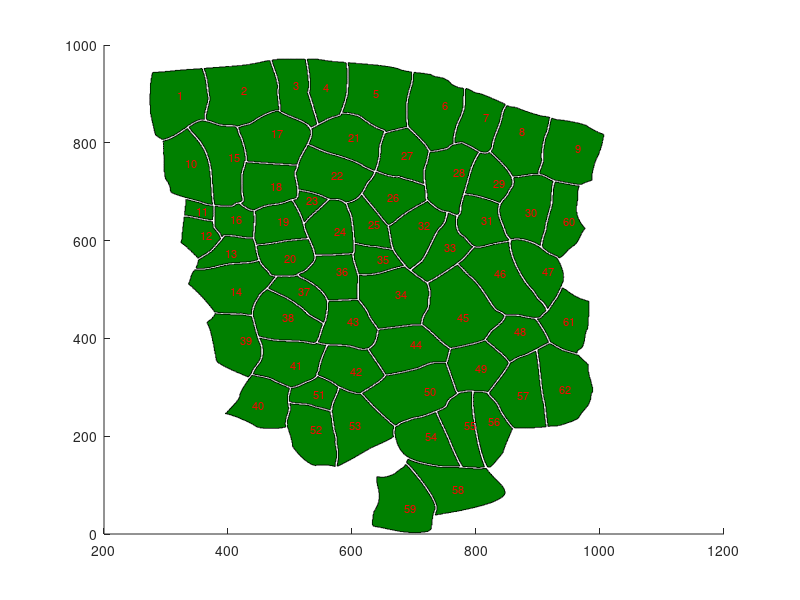

Here is the MATLAB script that generated this plot:
%
clear;close all;
load Data2.mat
load Centre.mat
load Bound4Cell.mat

x=Centre(:,1);y=Centre(:,2);
CellAmount=size(Bound4Cell,1);

scrsz = get(0,'ScreenSize');
set(gcf,'Position',scrsz)%
hold on;

for ii=1:CellAmount    
    patch(Bound4Cell{ii}(:,1),Bound4Cell{ii}(:,2),[0 0.5 0]);
    text(x(ii),y(ii),num2str(ii),'Color','red','FontSize',8);
end

Widen=0.1;